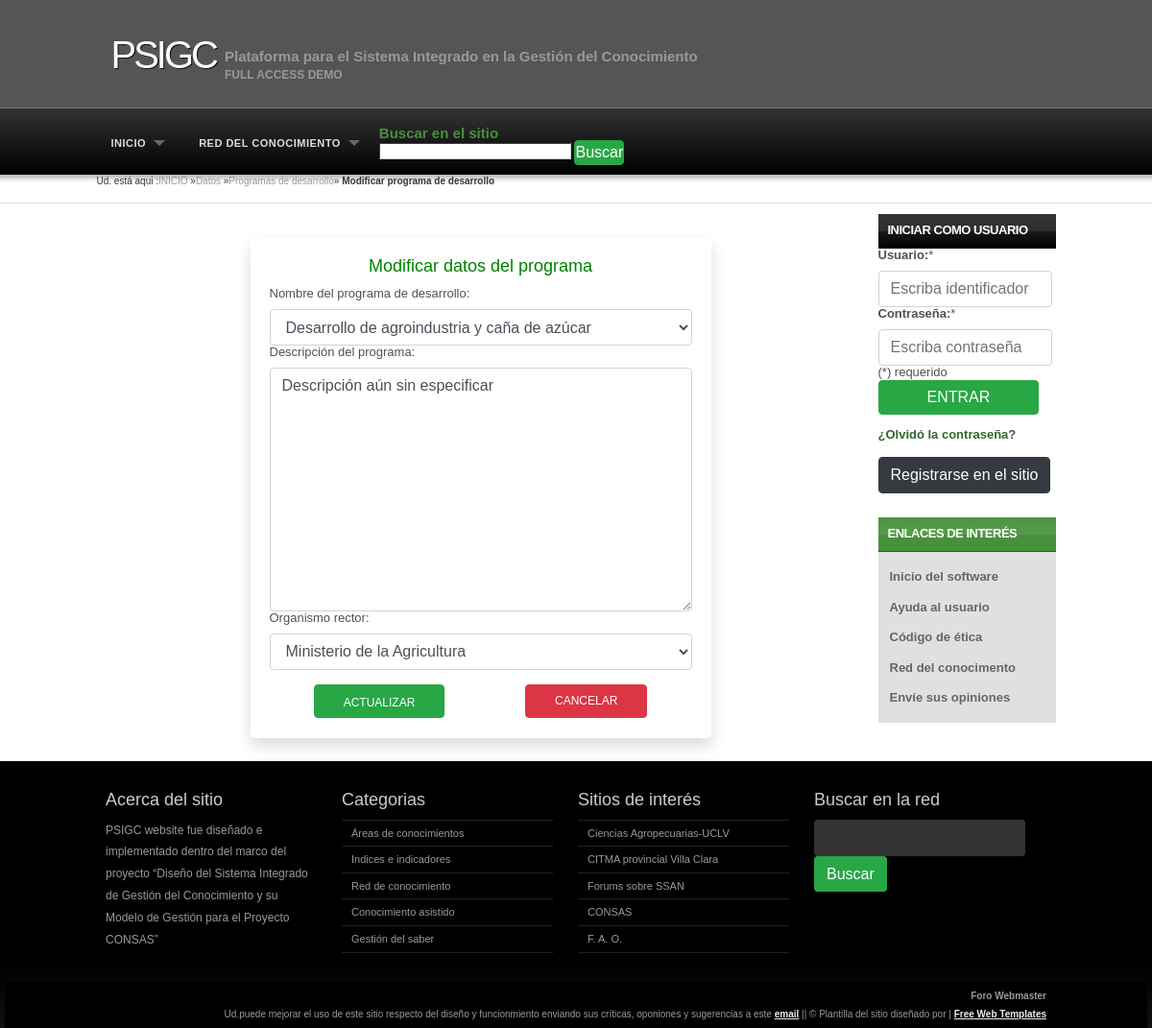
/url_basesdatos/url_ediprogdesa/2, run on the app's committed database.
### psigcmod/models.py (models this page shows, shortened)
class ProgDesarrollo(models.Model):
    idprog = models.AutoField(primary_key=True)
    nombreprog = models.CharField(max_length=100, verbose_name="Nombre del programa de desarrollo", unique=True)
    descriprog = models.TextField(default="Descripción aún sin especificar", verbose_name="Descripción del programa", null=True, blank=True)
    oacerector = models.ForeignKey("Oace", verbose_name="Organismo rector",on_delete=models.SET_NULL, blank=True, null=True)
    class Meta:
        verbose_name = 'Programa de desarrollo'
        verbose_name_plural = 'Programas de desarrollo'
        ordering = ['nombreprog']
        db_table ='progdesarrollo'

### psigcmod/views.py (the view, shortened to what this page needs)
# urls.py: path('url_ediprogdesa/<int:id_prog>', views.vista_ediprogdesa, name='url_ediprogdesa'),
def vista_ediprogdesa(request, id_prog):
    try:
        updprgdesa = ProgDesarrollo.objects.get(idprog=id_prog)
    except:
        messages.add_message(request=request, level=messages.ERROR, message="Error al intentar editar la información. Ese registro no existe")
        return redirect('url_progdesabd')
    ediprgdesaform = ProgDesaForm(instance=updprgdesa)
    error = None
    return render(request, "psigcmod/ediprogdesa.html", {'prgdesaform':ediprgdesaform})

### psigcmod/forms.py
class ProgDesaForm(forms.ModelForm):
    nombreprog = forms.ChoiceField(choices=cprgdesarr, label='Nombre del programa de desarrollo')
    class Meta:
        model = ProgDesarrollo
        fields = '__all__'
    def __init__(self, *args, **kwargs):
        super().__init__(*args, **kwargs)
        self.fields['nombreprog'].widget.attrs.update({'class':'form-control',})
        self.fields['descriprog'].widget.attrs.update({'class':'form-control',})
        self.fields['oacerector'].widget.attrs.update({'class':'form-control',})

### psigcmod/models.py (called while the page is built)
    def __str__(self) :
        return self.nombreoace

### psigcmod/templates/psigcmod/ediprogdesa.html (shortened to what this page needs)
{% extends 'psigchom/base.html' %}
{% load static %}
{% load crispy_forms_tags %}
{% block content %}
<body class="noheader">
    <div id="breadcrumbs">
        <span>Ud. está aqui :</span><a href="index.html">INICIO</a> &raquo;<a href="{% url 'url_basesdatos'%}">Datos</a> &raquo;<a href="{% url 'url_progdesabd'%}">Programas de desarrollo</a></span>&raquo;<strong>
        {% if 'url_ediprogdesa' in request.path %} Modificar programa de desarrollo {% else %} Adicionar programa de desarrollo {% endif %}</strong></span>
    </div>
    <div id="content"> <br>
        <div class="card shadow mb-4" style="margin: 1.5em auto; width: 60%">
            <div class="card-body" >
                <div style="text-align: center;"><h3 style="color: green">{% if 'url_ediprogdesa' in request.path %} Modificar datos del programa{% else %}Adicionar datos de programa{% endif%}</h3></div>
                <form method='POST' style="padding: 1px 0px;" action="">
                    {{prgdesaform.as_table}} <br>
                    <div style= "padding: 0px; 100px" align="center">
                        {% if 'url_ediprogdesa' in request.path %}
                            <button class="btn btn-success" type="submit" style="margin: 0px 40px auto; height: 35px; padding: 5px 30px 0px" href="url_ediprogdesa"><p>ACTUALIZAR</p></button>
                        {% else %}
                            <button class="btn btn-success" type="submit" style="margin: 0px 40px auto; height: 35px; padding: 5px 30px 0px" href="{% url 'url_adiprogdesa' %}"><p>ADICIONAR</p></button>
                        {% endif %}
                        <a class="btn btn-danger btn-secondary" type="submit" style="margin: 0px 40px auto; height: 35px; padding: 5px 30px" href="{% url 'url_progdesabd' %}"><p>CANCELAR</p></a>
                    </div>
                </form>
            </div>
        </div>
    </div>
</body>
{% endblock %}

### psigchom/static/psigchom/styles.css (style rules this page uses)
body { background: #FFF url('images/body-single.png') repeat-x scroll top left; margin:0; padding:0; font-family: Verdana, Geneva, sans-serif; font-size: 13px; color: rgb(82, 81, 81); }
body.noheader { background: #FFF url('images/body-noheader.png') repeat-x scroll top left; }
* { margin:0; padding:0; }
p { line-height: 1.9em; margin-bottom: 0px; font-size: 12px; }
a { color: #32672B; }
form input, form select, form textarea { padding: 5px; color: #333333; border: 1px solid rgb(63, 63, 63); border-right:1px solid #ccc; border-bottom:1px solid #ccc; background-color:#fff; font-family: Arial, Helvetica, sans-serif; font-size: 13px; }
h3 { color: rgb(51, 51, 51); font-size: 18px; font-weight: normal; margin-bottom: 10px; font-family: 'Lucida Grande','Lucida Sans Unicode',Geneva,Verdana,Sans-Serif; }
#breadcrumbs { color: #383838; font-size: 10px; height: 30px; padding-top: 0px; }
#breadcrumbs a { color: #999; }
#content { float: left; width: 800px; overflow: hidden; scroll-behavior: auto; }
.card { border-radius: 5px; -webkit-box-shadow: 0 1px 2.94px 0.06px rgba(4,26,55,0.16); box-shadow: 0 1px 2.94px 0.06px rgba(4,26,55,0.16); border: none; margin-bottom: 30px; -webkit-transition: all 0.3s ease-in-out; transition: all 0.3s ease-in-out; }

### data on the page
ProgDesarrollo: nombreprog "Desarrollo de agroindustria y caña de azúcar", descriprog "Descripción aún sin especificar", oacerector "Ministerio de la Agricultura"
